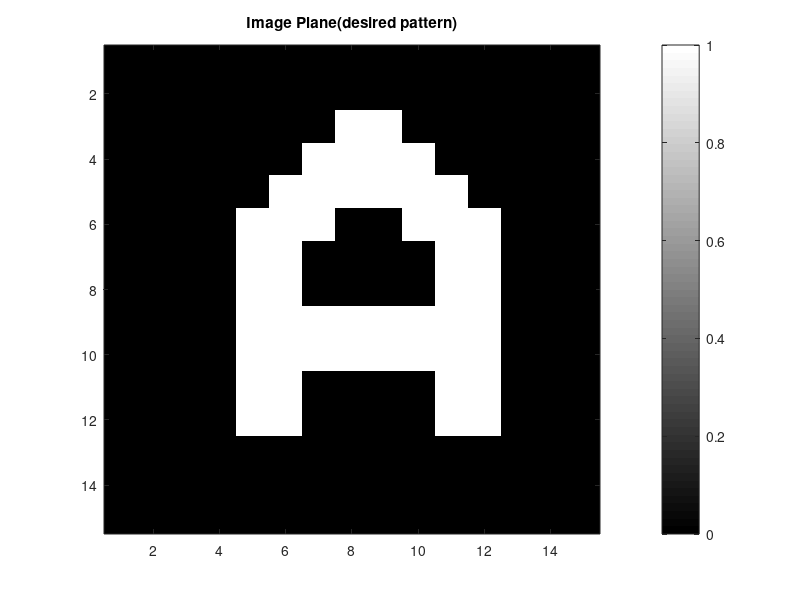

MATLAB code to generate this figure: (Note: this script raises an error after producing the figure.)
clc;
clear all;
close all;

global lambda k AmpImage N M dW z;

% Data of Amplitude on the Image Plane
%15 by 15 lasers
AmpImage = [0 0 0 0 0 0 0 0 0 0 0 0 0 0 0
        0 0 0 0 0 0 0 0 0 0 0 0 0 0 0
        0 0 0 0 0 0 0 1 1 0 0 0 0 0 0
        0 0 0 0 0 0 1 1 1 1 0 0 0 0 0
        0 0 0 0 0 1 1 1 1 1 1 0 0 0 0
        0 0 0 0 1 1 1 0 0 1 1 1 0 0 0
        0 0 0 0 1 1 0 0 0 0 1 1 0 0 0
        0 0 0 0 1 1 0 0 0 0 1 1 0 0 0
        0 0 0 0 1 1 1 1 1 1 1 1 0 0 0
        0 0 0 0 1 1 1 1 1 1 1 1 0 0 0
        0 0 0 0 1 1 0 0 0 0 1 1 0 0 0
        0 0 0 0 1 1 0 0 0 0 1 1 0 0 0
        0 0 0 0 0 0 0 0 0 0 0 0 0 0 0
        0 0 0 0 0 0 0 0 0 0 0 0 0 0 0
        0 0 0 0 0 0 0 0 0 0 0 0 0 0 0
        ];

figure;
imagesc(AmpImage);
colormap gray
colorbar
title('Image Plane(desired pattern)')

dW = 10e-6; %Spacing between elements
z = 50e-6; % Distance of Image plane from the resonator plane

lambda = 1.550e-6;
k = 2 * pi / lambda;
[N, M] = size(AmpImage); % Image plane discretization size
E_Sample = zeros(N, M); % initial an array to store sample image for calculation

for ii = 1:N

    for jj = 1:M

        E_Sample = E_Sample + Green(ii, jj);
    end

end

% E_Sample = normalize(E_Sample);
figure;
imagesc(abs(E_Sample));
colormap jet
colorbar
title('Sample Plane Intensity')

figure;
imagesc(angle(E_Sample));
colormap jet
colorbar
title('Sample Plane Phase')

function E_Sample = Green(coordImageX, coordImageY)

    global lambda k AmpImage N M dW z;
    [N, M] = size(AmpImage);
    amplitude = AmpImage(coordImageX, coordImageY); % inversely solved electric field at the sample plane

    SamplePlane = zeros(N, M); % electric field at sample plane.

    [coordSampleX, coordSampleY] = meshgrid((1:N) * dW, (1:M) * dW);

    for ii = 1:N

        for jj = 1:M

            distance = (((coordImageX - ii) * dW)^2 + ((coordImageY - jj) * dW)^2 + z^2)^(-0.5);
            SamplePlane(ii, jj) = amplitude * distance * exp(1i * k * distance);

        end

    end

    E_Sample = SamplePlane;
end

function normalizedIntensity = normalize(Original)
    [N, M] = size(Original);
    normalizedIntensity = zeros(N, M);
    Emax = max(max(abs(Original)));

    for ii = 1:N

        for jj = 1:M

            Original(ii, jj) = Original(ii, jj) / Emax;

        end

    end

    normalizedIntensity = Original;
end
